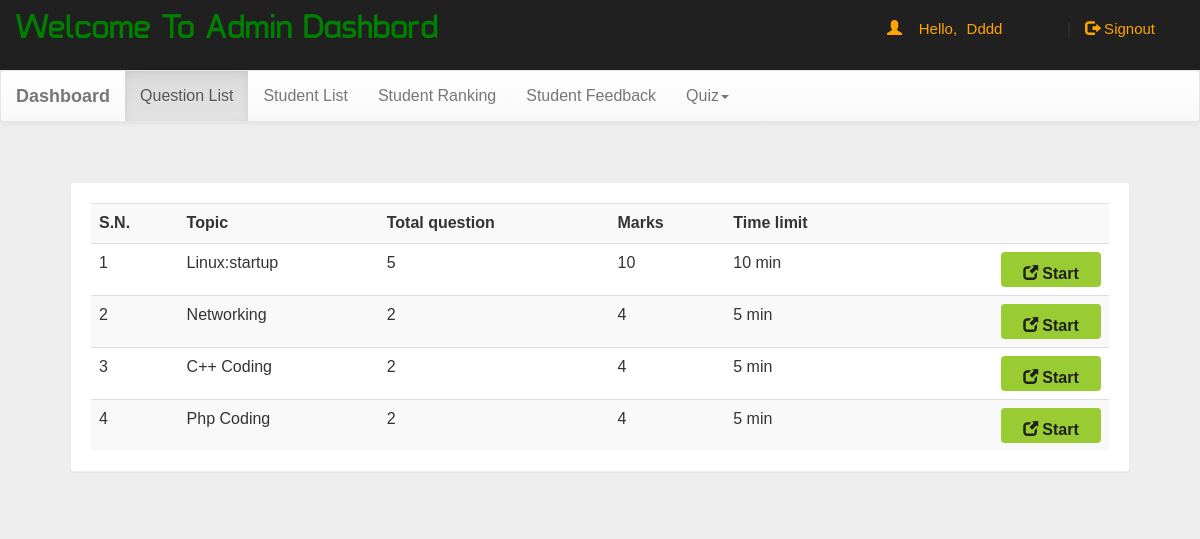
/admin/dash.php (signed in), run on the app's committed database.
### tables this page shows
CREATE TABLE `quiz` (
  `eid` text NOT NULL,
  `title` varchar(100) NOT NULL,
  `sahi` int(11) NOT NULL,
  `wrong` int(11) NOT NULL,
  `total` int(11) NOT NULL,
  `time` bigint(20) NOT NULL,
  `intro` text NOT NULL,
  `tag` varchar(100) NOT NULL,
  `date` timestamp NOT NULL DEFAULT current_timestamp() ON UPDATE current_timestamp()
);

### admin/dash.php (the view, shortened to what this page needs)
<!DOCTYPE html PUBLIC "-//W3C//DTD XHTML 1.0 Transitional//EN" "http://www.w3.org/TR/xhtml1/DTD/xhtml1-transitional.dtd">
<html xmlns="http://www.w3.org/1999/xhtml">
<head>
<link  rel="stylesheet" href="css/bootstrap.min.css"/>
 <link  rel="stylesheet" href="css/bootstrap-theme.min.css"/>
 <link rel="stylesheet" href="css/main.css">
 <link  rel="stylesheet" href="css/font.css">
</head>
<body  style="background:#eee;">
<div class="header">
<div class="row">
<div class="col-lg-6">
<span class="logo" style="color:green">Welcome To Admin Dashbord</span></div>
<?php
 include_once 'dbConnection.php';
$email=$_SESSION['email'];
  if(!(isset($_SESSION['email']))){
header("location:index.php");
}
else
{
$name = $_SESSION['name'];;
echo '<span class="pull-right top title1" ><span class="log1">
<span class="glyphicon glyphicon-user" aria-hidden="true">
</span>&nbsp;&nbsp;&nbsp;&nbsp;Hello,</span>
 <a href="account.php" class="log log1">'.$name.'</a>&nbsp;|&nbsp;
 <a href="logout.php?q=account.php" class="log">
 <span class="glyphicon glyphicon-log-out" aria-hidden="true">
 </span>&nbsp;Signout</button></a></span>';
} ?>
</div></div>
<nav class="navbar navbar-default title1">
  <div class="container-fluid">
    <div class="navbar-header">
      <a class="navbar-brand" href="dash.php?q=0"><b>Dashboard</b></a>
    </div>
    <div class="collapse navbar-collapse" id="bs-example-navbar-collapse-1">
      <ul class="nav navbar-nav">
        <li <?php if(@$_GET['q']==0) echo'class="active"'; ?>><a href="dash.php?q=0">Question List<span class="sr-only">(current)</span></a></li>
        <li <?php if(@$_GET['q']==1) echo'class="active"'; ?>><a href="dash.php?q=1">Student List</a></li>
		<li <?php if(@$_GET['q']==2) echo'class="active"'; ?>><a href="dash.php?q=2">Student Ranking</a></li>
		<li <?php if(@$_GET['q']==3) echo'class="active"'; ?>><a href="dash.php?q=3">Student Feedback</a></li>
        <li class="dropdown <?php if(@$_GET['q']==4 || @$_GET['q']==5) echo'active"'; ?>">
          <a href="#" class="dropdown-toggle" data-toggle="dropdown" role="button" aria-haspopup="true" aria-expanded="false">Quiz<span class="caret"></span></a>
      </ul>
          </div>
  </div>
</nav>
<div class="container">
<div class="row">
<div class="col-md-12">
<?php if(@$_GET['q']==0) {
$result = mysqli_query($con,"SELECT * FROM quiz ORDER BY date DESC") or die('Error');
echo  '<div class="panel"><div class="table-responsive"><table class="table table-striped title1">
<tr><td><b>S.N.</b></td><td><b>Topic</b></td><td><b>Total question</b></td><td><b>Marks</b></td><td><b>Time limit</b></td><td></td></tr>';
$c=1;
while($row = mysqli_fetch_array($result)) {
	$title = $row['title'];
	$total = $row['total'];
	$sahi = $row['sahi'];
    $time = $row['time'];
	$eid = $row['eid'];
$q12=mysqli_query($con,"SELECT score FROM history WHERE eid='$eid' AND email='$email'" )or die('Error98');
$rowcount=mysqli_num_rows($q12);
if($rowcount == 0){
	echo '<tr><td>'.$c++.'</td><td>'.$title.'</td><td>'.$total.'</td><td>'.$sahi*$total.'</td><td>'.$time.'&nbsp;min</td>
	<td><b><a href="account.php?q=quiz&step=2&eid='.$eid.'&n=1&t='.$total.'" class="pull-right btn sub1" style="margin:0px;background:#99cc32"><span class="glyphicon glyphicon-new-window" aria-hidden="true"></span>&nbsp;<span class="title1"><b>Start</b></span></a></b></td></tr>';
}
}
echo '</table></div></div>';
}
?>
</div>
</div></div>
</body>
</html>

### admin/css/main.css (style rules this page uses)
body { overflow-x:hidden; width:100%; font: 15px "Century Gothic", "Times Roman", sans-serif; background:#eee; min-height:550px; background-attachment:fixed; }
.panel { border-color:#eee; margin:40px; padding:20px; font: 15px "Century Gothic", "Times Roman", sans-serif; }
.header { background:#202020; height:70px; }
.logo { font-family:'typo'; font-size:35px; color:#ffbb33; margin:15px; }
.title1 { font: 16px "Century Gothic", "Times Roman", sans-serif; }
.sub1 { width:90px; color:#202020; background:orange; font-size:15px; height:35px; margin:20px; padding:10px; width:100px; }
.top { margin-top:20px; }
.log1 { font: 15px 'Ubuntu', sans-serif; color:orange; margin-left:10px; }
.log { margin:10px; margin-right:60px; margin-left:5px; color:orange; text-decoration:none; font-size:20px; font-size:15px; }

### data on the page
quiz: title "Linux:startup", total "5", $sahi*$total "10", time "10"
quiz: title "Networking", total "2", $sahi*$total "4", time "5"
quiz: title "C++ Coding", total "2", $sahi*$total "4", time "5"
quiz: title "Php Coding", total "2", $sahi*$total "4", time "5"

### other printed values
$name "Dddd"
